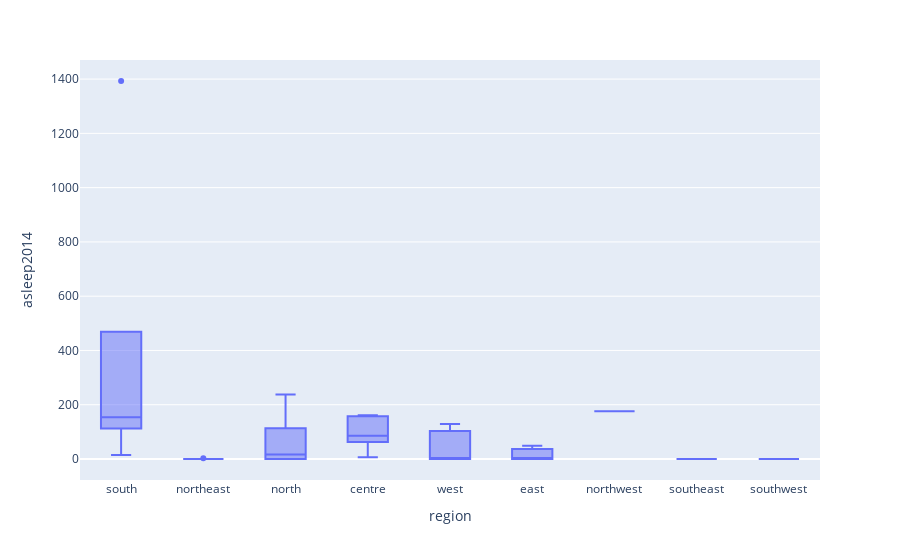

Here is the notebook cell this chart was saved with:
### Code cell
fig = px.box(df,x='region',y='asleep2014')
fig.show()

### Figure 1 — Plotly figure (JSON) as saved in the notebook; plotly's stock layout.template omitted (floating-point values rounded to 4 significant figures)
{"data": [{"alignmentgroup": "True", "hovertemplate": "region=%{x}<br>asleep2014=%{y}<extra></extra>", "legendgroup": "", "marker": {"color": "#636efa"}, "name": "", "notched": false, "offsetgroup": "", "orientation": "v", "showlegend": false, "type": "box", "x": ["south", "northeast", "northeast", "north", "centre", "west", "west", "north", "north", "north", "centre", "south", "south", "centre", "west", "northeast", "northeast", "east", "northeast", "centre", "north", "northwest", "northeast", "south", "centre", "east", "north", "north", "east", "southeast", "north", "west", "west", "southwest", "south"], "x0": " ", "xaxis": "x", "y": [154, 0, 3, 72, 81, 4, 95, 154, 0, 0, 6, 145, 1393, 86, 129, 0, 0, 0, 0, 161, 34, 176, 0, 161, 157, 0, 0, 238, 49, 0, 0, 0, 0, 0, 15], "y0": " ", "yaxis": "y"}], "layout": {"boxmode": "group", "legend": {"tracegroupgap": 0}, "margin": {"t": 60}, "xaxis": {"anchor": "y", "domain": [0, 1], "title": {"text": "region"}}, "yaxis": {"anchor": "x", "domain": [0, 1], "title": {"text": "asleep2014"}}}}
